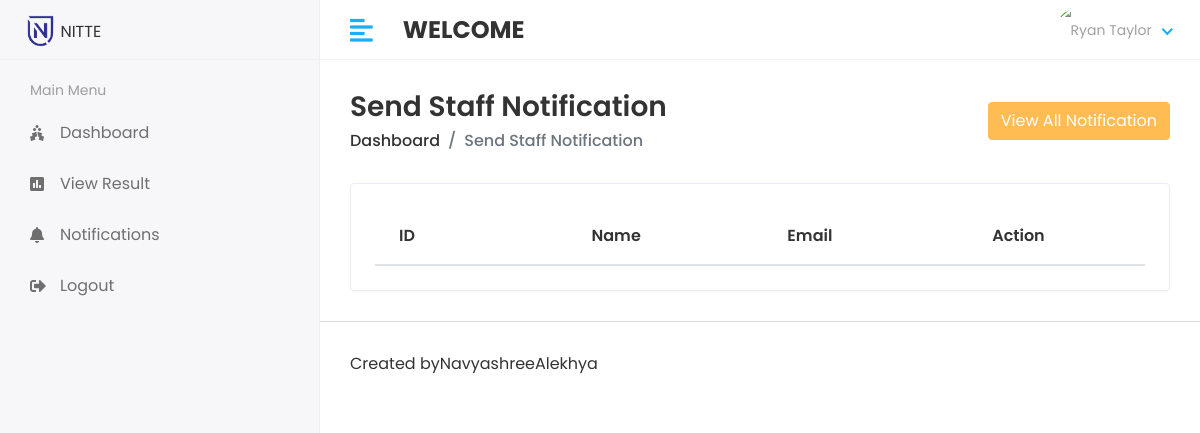
The page /HOD/Staff/Send_Notification on the database as committed earlier.
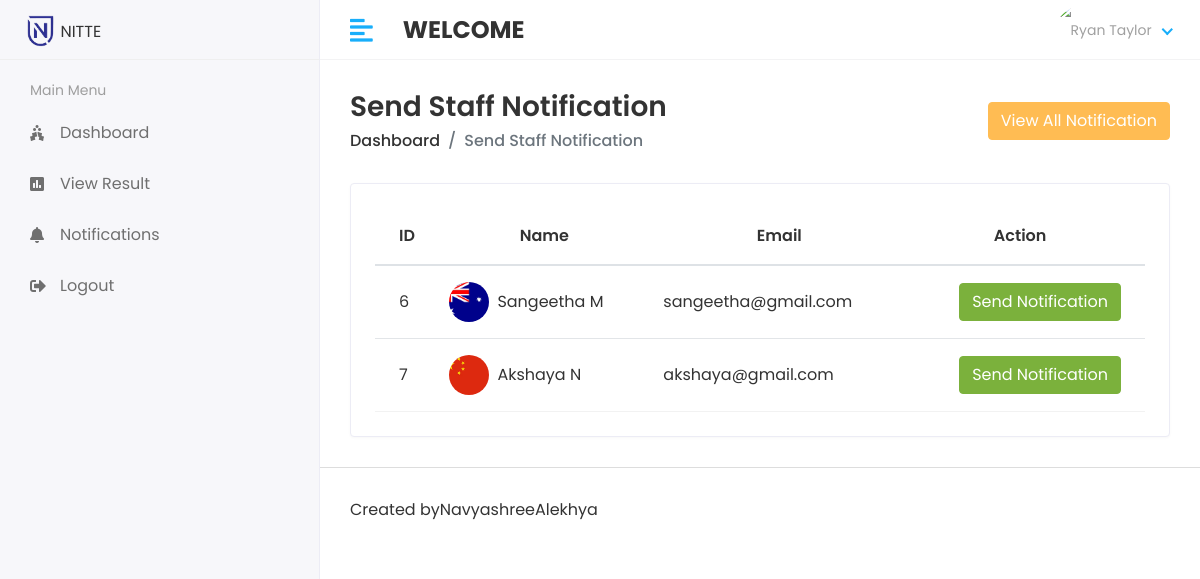
The same page on the database as committed later.
### app/models.py (models this page shows, shortened)
class Staff(models.Model):
    admin = models.OneToOneField(CustomUser,on_delete=models.CASCADE)
    address = models.TextField()
    gender = models.CharField(max_length=100)
    created_at = models.DateTimeField(auto_now_add=True)
    updated_at = models.DateTimeField(auto_now=True)

class CustomUser(AbstractUser):
    USER = (
        (1,'HOD'),
        (2,'STAFF'),
        (3,'STUDENT'),
    )
    user_type = models.CharField(choices=USER,max_length=50,default=1)
    profile_pic=models.ImageField(upload_to='media/profile_pic')

### student_management_system/HODviews.py (the view)
# urls.py: path('HOD/Staff/Send_Notification',HODviews.STAFF_SEND_NOTIFICATION,name='staff_send_notification'),
def STAFF_SEND_NOTIFICATION(request):
    staff = Staff.objects.all()
    see_notification = Staff_Notification.objects.all().order_by('-id')[0:5]
    s=Staff_Notification.objects.all()
    context={
        'staff':staff,
        'see_notification':see_notification,
        's':s
    }
    return render(request,'HOD/send_staff_noti.html',context)

### templates/HOD/send_staff_noti.html (shortened to what this page needs)
{% extends "base.html" %}
{% block content %}
<div class="content container-fluid">
    <div class="page-header">
       <div class="row align-items-center">
          <div class="col">
             <h3 class="page-title">Send Staff Notification</h3>
             <ul class="breadcrumb">
                <li class="breadcrumb-item"><a href="index.html">Dashboard</a></li>
                <li class="breadcrumb-item active">Send Staff Notification</li>
             </ul>
          </div>
          <div class="col-auto text-right float-right ml-auto">
<button type="button" class="btn btn-primary" data-toggle="modal" data-target="#exampleModalCenter">
    View All Notification
  </button>
          </div>
       </div>
    </div>
    <div class="row">
       <div class="col-sm-12">
          <div class="card card-table">
             <div class="card-body">
                <div class="table-responsive">
                   <table class="table table-hover table-center mb-0 " id="table_id">
                      <thead>
                         <tr>
                            <th >ID</th>
                            <th class="text-center">Name</th>
                            <th class="text-center">Email</th>
                            <th class="text-center">Action</th>
                         </tr>
                      </thead>
                      <tbody>
                        {% for i in staff  %}
                         <tr>
                            <td>{{i.id}}</td>
                            <td>
                               <h2 class="table-avatar">
                                  <a href="student-details.html" class="avatar avatar-sm mr-2"><img class="avatar-img rounded-circle" src="/{{i.admin.profile_pic}}" alt="User Image"></a>
                                  <a href="student-details.html">{{i.admin.first_name}} {{i.admin.last_name}}</a>
                               </h2>
                            </td>
                            <td>{{i.admin.email}}</td>
                            <td class="text-right">
                                <button type="button" class="btn btn-success" data-toggle="modal" data-target="#sendnotification-{{forloop.counter}}">
                                    Send Notification
                                  </button>                            </td>
                         </tr>
                         {% endfor %}
                      </tbody>
                   </table>
                </div>
             </div>
          </div>
       </div>
    </div>
 </div>
{% endblock content %}

Rows that differ between the two databases and show on the page:
added Staff: id "6", admin.profile_pic (picture), admin.first_name "Sangeetha", admin.last_name "M", admin.email "sangeetha@gmail.com"
added Staff: id "7", admin.profile_pic (picture), admin.first_name "Akshaya", admin.last_name "N", admin.email "akshaya@gmail.com"
